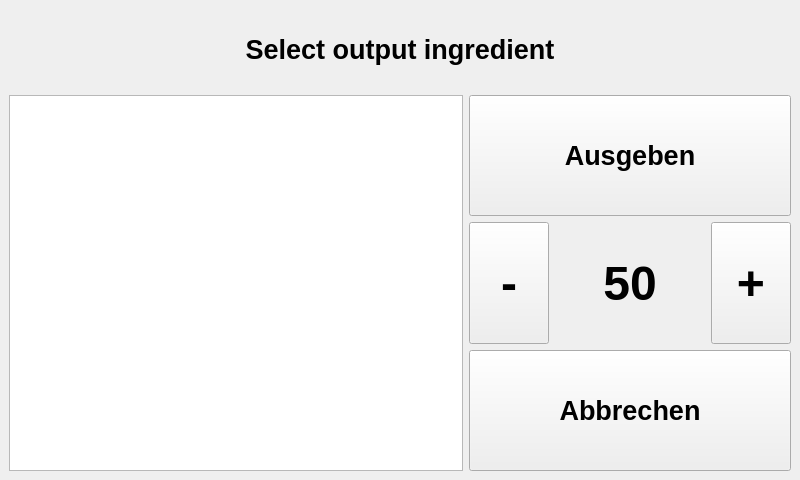
<?xml version="1.0" encoding="UTF-8"?>
<ui version="4.0">
 <class>addingredient</class>
 <widget class="QMainWindow" name="addingredient">
  <property name="windowModality">
   <enum>Qt::ApplicationModal</enum>
  </property>
  <property name="geometry">
   <rect>
    <x>0</x>
    <y>0</y>
    <width>800</width>
    <height>480</height>
   </rect>
  </property>
  <property name="minimumSize">
   <size>
    <width>800</width>
    <height>480</height>
   </size>
  </property>
  <property name="maximumSize">
   <size>
    <width>800</width>
    <height>480</height>
   </size>
  </property>
  <property name="windowTitle">
   <string>Select ingredient to spend</string>
  </property>
  <widget class="QWidget" name="centralwidget">
   <layout class="QVBoxLayout" name="verticalLayout_2">
    <item>
     <layout class="QGridLayout" name="gridLayout">
      <item row="0" column="0" colspan="2">
       <widget class="QLabel" name="LHeader">
        <property name="maximumSize">
         <size>
          <width>16777215</width>
          <height>80</height>
         </size>
        </property>
        <property name="font">
         <font>
          <pointsize>20</pointsize>
          <weight>75</weight>
          <bold>true</bold>
         </font>
        </property>
        <property name="text">
         <string>Select output ingredient</string>
        </property>
        <property name="alignment">
         <set>Qt::AlignCenter</set>
        </property>
        <property name="cssClass" stdset="0">
         <string>secondary bold</string>
        </property>
       </widget>
      </item>
      <item row="3" column="1">
       <widget class="QPushButton" name="PBAbbrechen">
        <property name="minimumSize">
         <size>
          <width>0</width>
          <height>70</height>
         </size>
        </property>
        <property name="maximumSize">
         <size>
          <width>16777215</width>
          <height>200</height>
         </size>
        </property>
        <property name="font">
         <font>
          <pointsize>20</pointsize>
          <weight>75</weight>
          <bold>true</bold>
         </font>
        </property>
        <property name="text">
         <string>Abbrechen</string>
        </property>
       </widget>
      </item>
      <item row="2" column="1">
       <layout class="QHBoxLayout" name="horizontalLayout">
        <item>
         <widget class="QPushButton" name="PBminus">
          <property name="minimumSize">
           <size>
            <width>60</width>
            <height>18</height>
           </size>
          </property>
          <property name="maximumSize">
           <size>
            <width>1000</width>
            <height>1000</height>
           </size>
          </property>
          <property name="font">
           <font>
            <pointsize>36</pointsize>
            <weight>75</weight>
            <bold>true</bold>
           </font>
          </property>
          <property name="text">
           <string>-</string>
          </property>
         </widget>
        </item>
        <item>
         <widget class="QLabel" name="LAmount">
          <property name="minimumSize">
           <size>
            <width>150</width>
            <height>0</height>
           </size>
          </property>
          <property name="maximumSize">
           <size>
            <width>175</width>
            <height>1000</height>
           </size>
          </property>
          <property name="font">
           <font>
            <pointsize>36</pointsize>
            <weight>75</weight>
            <bold>true</bold>
           </font>
          </property>
          <property name="lineWidth">
           <number>1</number>
          </property>
          <property name="text">
           <string>50</string>
          </property>
          <property name="alignment">
           <set>Qt::AlignCenter</set>
          </property>
          <property name="cssClass" stdset="0">
           <string>secondary bold</string>
          </property>
         </widget>
        </item>
        <item>
         <widget class="QPushButton" name="PBplus">
          <property name="minimumSize">
           <size>
            <width>60</width>
            <height>18</height>
           </size>
          </property>
          <property name="maximumSize">
           <size>
            <width>1000</width>
            <height>1000</height>
           </size>
          </property>
          <property name="font">
           <font>
            <pointsize>36</pointsize>
            <weight>75</weight>
            <bold>true</bold>
           </font>
          </property>
          <property name="text">
           <string>+</string>
          </property>
         </widget>
        </item>
       </layout>
      </item>
      <item row="1" column="1">
       <widget class="QPushButton" name="PBAusgeben">
        <property name="minimumSize">
         <size>
          <width>0</width>
          <height>70</height>
         </size>
        </property>
        <property name="maximumSize">
         <size>
          <width>16777215</width>
          <height>200</height>
         </size>
        </property>
        <property name="font">
         <font>
          <pointsize>20</pointsize>
          <weight>75</weight>
          <bold>true</bold>
         </font>
        </property>
        <property name="text">
         <string>Ausgeben</string>
        </property>
        <property name="cssClass" stdset="0">
         <string>btn-inverted</string>
        </property>
       </widget>
      </item>
      <item row="1" column="0" rowspan="3">
       <widget class="QListWidget" name="ingredient_selection">
        <property name="maximumSize">
         <size>
          <width>500</width>
          <height>1200</height>
         </size>
        </property>
        <property name="font">
         <font>
          <pointsize>20</pointsize>
          <weight>75</weight>
          <bold>true</bold>
         </font>
        </property>
        <property name="horizontalScrollBarPolicy">
         <enum>Qt::ScrollBarAlwaysOff</enum>
        </property>
        <property name="textElideMode">
         <enum>Qt::ElideMiddle</enum>
        </property>
        <property name="sortingEnabled">
         <bool>true</bool>
        </property>
       </widget>
      </item>
     </layout>
    </item>
   </layout>
  </widget>
 </widget>
 <resources/>
 <connections/>
</ui>
